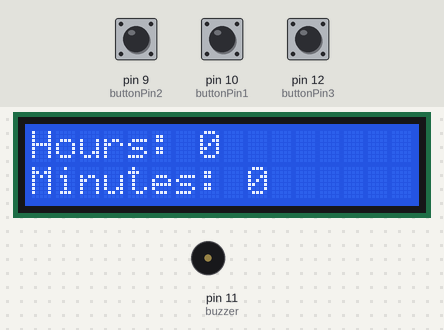
Bench run of a sketch on a simulated Arduino Uno, built with avr-gcc and run on an emulated ATmega328P. Parts: 16×2 character LCD, buzzer (waves = sounding). Inputs (shaded band) come from the test bench; at power-on: pin 12 (buttonPin3) LOW, pin 9 (buttonPin2) LOW, pin 10 (buttonPin1) LOW. What the sketch prints to the serial monitor is not drawn.

Above: at 1.2 s.
1.3 s: pin 12 (buttonPin3) pulled HIGH for 0.15 s
At 2.5 s:
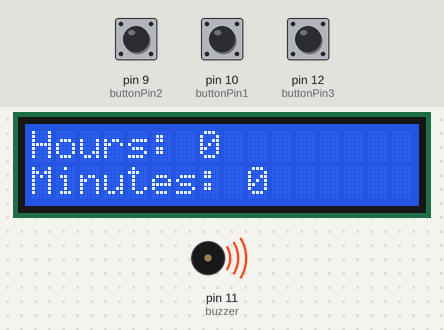
4.4 s: pin 9 (buttonPin2) pulled HIGH for 3.2 s
At 7.6 s:
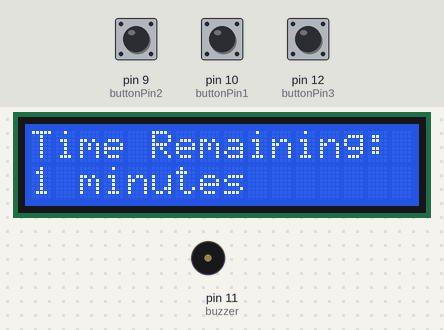
Timing chart, 0 to 9.1 s (numbered marks = the images above; inputs shaded):
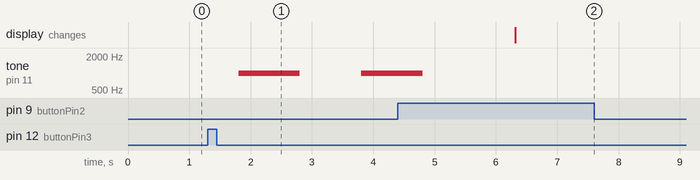

Measured:
- after the input at 1.3 s, tone on pin 11 (buzzer): silent → 1000 Hz after 0.50 s, → silent 1.0 s later, → 1000 Hz 1.0 s later
- after the input at 4.4 s, tone on pin 11 (buzzer): goes on until 4.8 s, then stays silent; the display: changes after 1.9 s (image 2)

The sketch:

swanky_elzing1.ino
```cpp
// C++ code
//

#include <LiquidCrystal.h>

const int buttonPin1 = 10;
const int buttonPin2 = 9;
const int buttonPin3 = 12;
int buttonState1 = 0;
int buttonState2 = 0;
int buttonState3 = 0;
int buttonpressed1 = 0;
int buttonpressed2 = 0;
int buttonpressed3 = 0;
int i = 0;
int time2 = 0;

const int buzzer = 11;

LiquidCrystal lcd(3, 4, 5, 6, 7, 8);

const int contrast = 2;

void setup()
{
  Serial.begin(9600);

  pinMode(buttonPin1, INPUT);
  pinMode(buttonPin2, INPUT);
  pinMode(buttonPin3, INPUT);

  pinMode(buzzer, OUTPUT);

  analogWrite(contrast, 100);
  lcd.begin(16, 2);


}

void loop()
{

	buttonState1 = digitalRead(buttonPin1);
  	buttonState2 = digitalRead(buttonPin2);
  	buttonState3 = digitalRead(buttonPin3);
    if (buttonState1 == HIGH) {
    	buttonpressed1 = buttonpressed1 + 1;
    	Serial.println("Hours: " + String(buttonpressed1));
      	delay(500);
    }
lcd.setCursor(0, 0);
lcd.print("Hours: " + String(buttonpressed1));

    if (buttonState2 == HIGH) {
    	buttonpressed2 = buttonpressed2 + 1;
    	Serial.println("Minutes: " + String(buttonpressed2));
      	delay(500);
    }
  		lcd.setCursor(0, 1);
      	lcd.print("Minutes: " + String(buttonpressed2));
  	if (buttonState3 == HIGH) {
    	buttonpressed3 = buttonpressed3 + 1;
      if (buttonpressed3 == 3) {
      	buttonpressed3 == 0;
      }
    	Serial.println("Mode: " + String(buttonpressed3));
      	delay(500);
    }
  	if (buttonpressed3 == 1){
      int time = buttonpressed1 * 60 + buttonpressed2;
      while (i < time) {
        Serial.println("Time Remaining: " + String(time) + " minutes");
        lcd.clear();
        lcd.setCursor(0, 0);
        lcd.print("Time Remaining: ");
        lcd.setCursor(0, 1);
        //lcd.print(String(buttonpressed1) + "h " + String(buttonpressed2) + "m");
        lcd.print(String(time) + " minutes");
        time = time - 1;

        delay(60000);
      	buttonpressed2 = buttonpressed2 - 1;
        if (buttonpressed2 = 0 && buttonpressed1 != 0) {
          buttonpressed2 = 60;
          buttonpressed1 = buttonpressed1 - 1;
        }

      }
    if (i == time && buttonpressed3 == 1) {
        tone(buzzer, 1000);
        delay(1000);
        noTone(buzzer);
        delay(1000);

      }
    }
}
```
